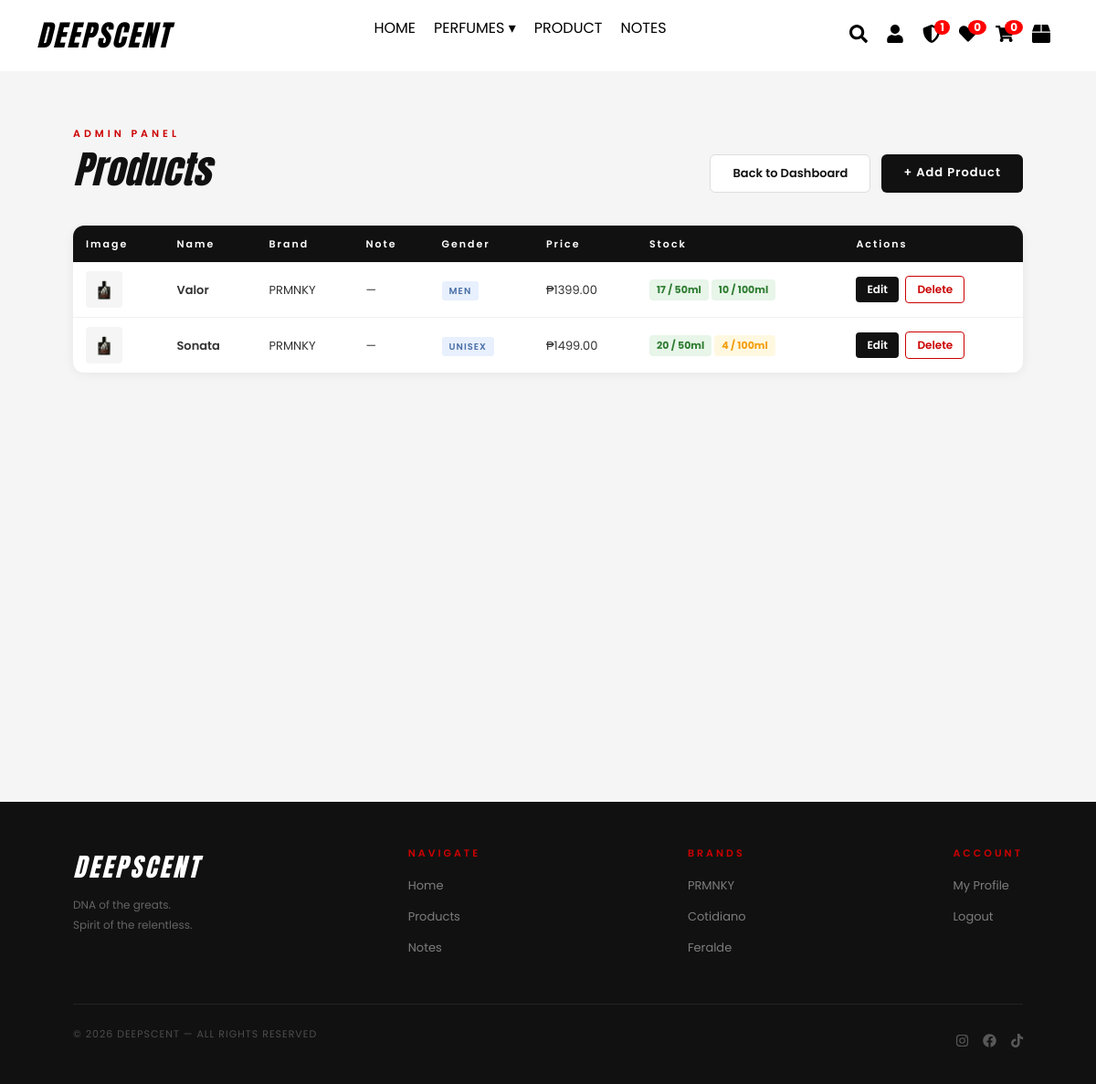
Page /admin/products (signed in) on the earlier database version.
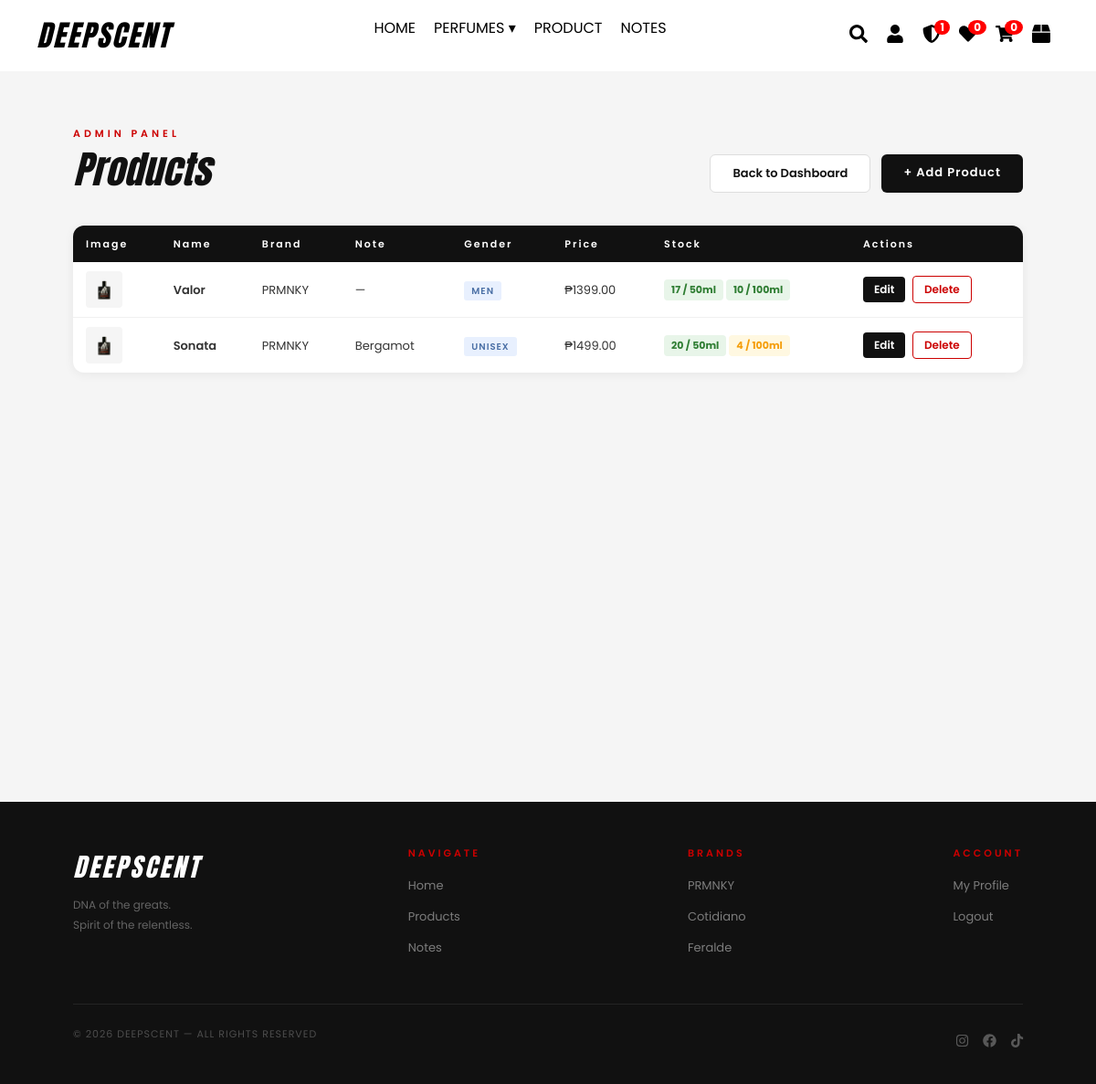
Same page on the later database version.
### website/models.py (models this page shows)
class Product(db.Model):
    id = db.Column(db.Integer, primary_key=True)
    name = db.Column(db.String(100), nullable=False)
    description = db.Column(db.Text, nullable=False)
    note_name = db.Column(db.String(100), nullable=True)
    note_image = db.Column(db.String(100), nullable=True)
    note_id = db.Column(db.Integer, db.ForeignKey('note.id'), nullable=True)
    price = db.Column(db.Float, nullable=False)
    stock_50ml = db.Column(db.Integer, default=0)
    stock_100ml = db.Column(db.Integer, default=0)
    price_100ml = db.Column(db.Float, nullable=True)
    discount = db.Column(db.Integer, default=0)  # percentage e.g. 10 = 10%
    image = db.Column(db.String(100), nullable=False)
    brand = db.Column(db.String(50), nullable=False)
    gender = db.Column(db.String(20), default='UNISEX')

class Note(db.Model):
    id = db.Column(db.Integer, primary_key=True)
    name = db.Column(db.String(100), unique=True, nullable=False)
    image = db.Column(db.String(100), nullable=True)
    products = db.relationship('Product', backref='note', lazy=True)

### website/admin.py (the view)
@admin.route("/products")
@login_required
def admin_products():
    if not current_user.is_admin:
        abort(403)  # block non-admins
    products = Product.query.all()
    return render_template("admin_products.html", products=products)

### website/templates/admin_products.html (shortened to what this page needs)
{% extends "base.html" %}
{% block content %}
<section class="admin-page">
    <div class="admin-header">
        <div>
            <p class="section-label">ADMIN PANEL</p>
            <h1 class="admin-title">Products</h1>
        </div>
        <div style="display:flex;gap:12px;">
            <a href="{{ url_for('admin.dashboard') }}" class="admin-btn-secondary">Back to Dashboard</a>
            <a href="{{ url_for('admin.add_product') }}" class="admin-btn-add">+ Add Product</a>
        </div>
    </div>
    <div class="admin-table-wrap">
        <table class="admin-table">
            <thead>
                <tr>
                    <th>Image</th>
                    <th>Name</th>
                    <th>Brand</th>
                    <th>Note</th>
                    <th>Gender</th>
                    <th>Price</th>
                    <th>Stock</th>
                    <th>Actions</th>
                </tr>
            </thead>
            <tbody>
                {% for product in products %}
                <tr>
                    <td><img src="{{ url_for('static', filename='uploads/' ~ product.image) }}" alt="{{ product.name }}" class="admin-thumb"></td>
                    <td class="product-name-cell">{{ product.name }}</td>
                    <td>{{ product.brand }}</td>
                    <td>{{ product.note.name if product.note else '—' }}</td>
                    <td><span class="tag tag-gender">{{ product.gender or 'UNISEX' }}</span></td>
                    <td>₱{{ "%.2f"|format(product.price) }}</td>
                    <td>
                        <span class="stock-badge {% if (product.stock_50ml or 0) == 0 %}stock-out{% elif (product.stock_50ml or 0) < 5 %}stock-low{% else %}stock-ok{% endif %}">{{ product.stock_50ml or 0 }} / 50ml</span>{% if product.price_100ml %}<span class="stock-badge {% if (product.stock_100ml or 0) == 0 %}stock-out{% elif (product.stock_100ml or 0) < 5 %}stock-low{% else %}stock-ok{% endif %}">{{ product.stock_100ml or 0 }} / 100ml</span>{% endif %}
                    </td>
                    <td>
                        <a href="{{ url_for('admin.edit_product', id=product.id) }}" class="btn-edit">Edit</a>
                        <a href="#" class="btn-delete" onclick="showDeleteModal(this.dataset.name, this.dataset.url)" data-name="{{ product.name }}" data-url="{{ url_for('admin.delete_product', id=product.id) }}">Delete</a>
                    </td>
                </tr>
                {% else %}
                <tr><td colspan="7" class="empty-row">No products yet. Add one!</td></tr>
                {% endfor %}
            </tbody>
        </table>
    </div>
</section>
{% endblock %}

Differences in the rows shown:
changed Product "Sonata": note "—" → "Bergamot"
